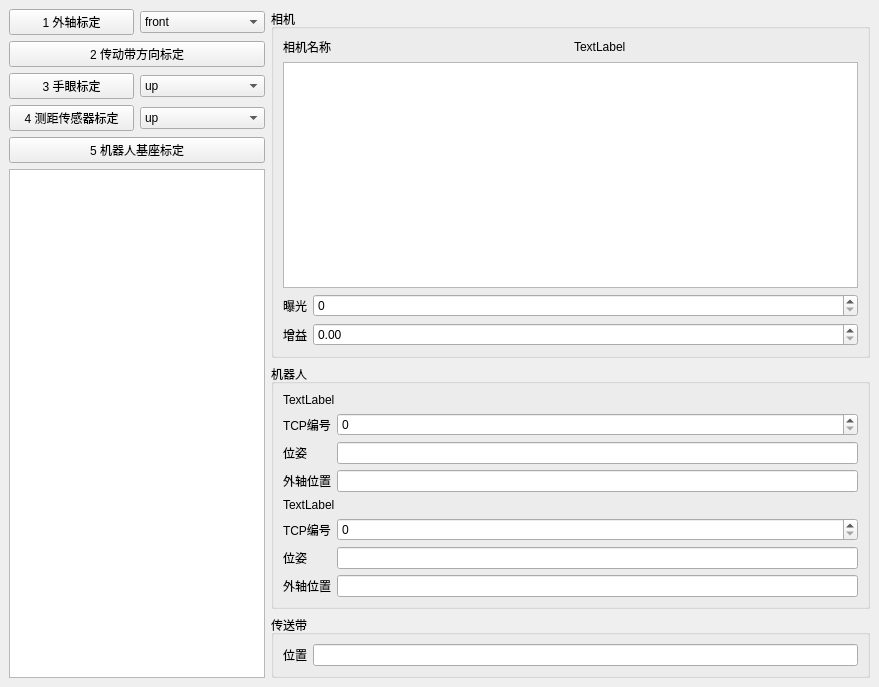
<?xml version="1.0" encoding="UTF-8"?>
<ui version="4.0">
 <class>calibrationform</class>
 <widget class="QMainWindow" name="calibrationform">
  <property name="geometry">
   <rect>
    <x>0</x>
    <y>0</y>
    <width>879</width>
    <height>687</height>
   </rect>
  </property>
  <property name="sizePolicy">
   <sizepolicy hsizetype="Expanding" vsizetype="Expanding">
    <horstretch>0</horstretch>
    <verstretch>0</verstretch>
   </sizepolicy>
  </property>
  <property name="windowTitle">
   <string>标定</string>
  </property>
  <widget class="QWidget" name="centralwidget">
   <property name="sizePolicy">
    <sizepolicy hsizetype="Expanding" vsizetype="Expanding">
     <horstretch>0</horstretch>
     <verstretch>0</verstretch>
    </sizepolicy>
   </property>
   <property name="minimumSize">
    <size>
     <width>0</width>
     <height>0</height>
    </size>
   </property>
   <layout class="QHBoxLayout" name="horizontalLayout">
    <item>
     <layout class="QVBoxLayout" name="verticalLayout">
      <property name="sizeConstraint">
       <enum>QLayout::SetFixedSize</enum>
      </property>
      <item>
       <layout class="QGridLayout" name="gridLayout">
        <item row="0" column="0">
         <widget class="QPushButton" name="btn_caliExtraAxis">
          <property name="sizePolicy">
           <sizepolicy hsizetype="Preferred" vsizetype="Fixed">
            <horstretch>0</horstretch>
            <verstretch>0</verstretch>
           </sizepolicy>
          </property>
          <property name="baseSize">
           <size>
            <width>500</width>
            <height>0</height>
           </size>
          </property>
          <property name="text">
           <string>1 外轴标定</string>
          </property>
         </widget>
        </item>
        <item row="0" column="1">
         <widget class="QComboBox" name="comboBox_extraAxisType">
          <property name="autoFillBackground">
           <bool>false</bool>
          </property>
          <property name="editable">
           <bool>false</bool>
          </property>
          <item>
           <property name="text">
            <string>front</string>
           </property>
          </item>
          <item>
           <property name="text">
            <string>back</string>
           </property>
          </item>
         </widget>
        </item>
       </layout>
      </item>
      <item>
       <widget class="QPushButton" name="btn_caliBeltDirection">
        <property name="sizePolicy">
         <sizepolicy hsizetype="Preferred" vsizetype="Fixed">
          <horstretch>0</horstretch>
          <verstretch>0</verstretch>
         </sizepolicy>
        </property>
        <property name="text">
         <string>2 传动带方向标定</string>
        </property>
       </widget>
      </item>
      <item>
       <layout class="QGridLayout" name="gridLayout_3">
        <item row="0" column="0">
         <widget class="QPushButton" name="btn_caliHandEye">
          <property name="sizePolicy">
           <sizepolicy hsizetype="Preferred" vsizetype="Fixed">
            <horstretch>0</horstretch>
            <verstretch>0</verstretch>
           </sizepolicy>
          </property>
          <property name="text">
           <string>3 手眼标定</string>
          </property>
         </widget>
        </item>
        <item row="0" column="1">
         <widget class="QComboBox" name="comboBox_cameraType">
          <item>
           <property name="text">
            <string>up</string>
           </property>
          </item>
          <item>
           <property name="text">
            <string>down</string>
           </property>
          </item>
         </widget>
        </item>
       </layout>
      </item>
      <item>
       <layout class="QGridLayout" name="gridLayout_2">
        <item row="0" column="0">
         <widget class="QPushButton" name="btn_caliSensor">
          <property name="sizePolicy">
           <sizepolicy hsizetype="Preferred" vsizetype="Fixed">
            <horstretch>0</horstretch>
            <verstretch>0</verstretch>
           </sizepolicy>
          </property>
          <property name="text">
           <string>4 测距传感器标定</string>
          </property>
         </widget>
        </item>
        <item row="0" column="1">
         <widget class="QComboBox" name="comboBox_sensorType">
          <item>
           <property name="text">
            <string>up</string>
           </property>
          </item>
          <item>
           <property name="text">
            <string>down</string>
           </property>
          </item>
         </widget>
        </item>
       </layout>
      </item>
      <item>
       <widget class="QPushButton" name="btn_caliStation">
        <property name="sizePolicy">
         <sizepolicy hsizetype="Preferred" vsizetype="Fixed">
          <horstretch>0</horstretch>
          <verstretch>0</verstretch>
         </sizepolicy>
        </property>
        <property name="text">
         <string>5 机器人基座标定</string>
        </property>
       </widget>
      </item>
      <item>
       <widget class="QTreeView" name="treeView">
        <property name="sizePolicy">
         <sizepolicy hsizetype="Fixed" vsizetype="Expanding">
          <horstretch>0</horstretch>
          <verstretch>0</verstretch>
         </sizepolicy>
        </property>
        <property name="minimumSize">
         <size>
          <width>0</width>
          <height>0</height>
         </size>
        </property>
        <property name="baseSize">
         <size>
          <width>0</width>
          <height>0</height>
         </size>
        </property>
       </widget>
      </item>
     </layout>
    </item>
    <item>
     <layout class="QVBoxLayout" name="verticalLayout_2">
      <item>
       <widget class="QGroupBox" name="groupBox">
        <property name="title">
         <string>相机</string>
        </property>
        <layout class="QVBoxLayout" name="verticalLayout_3">
         <item>
          <layout class="QHBoxLayout" name="horizontalLayout_2">
           <item>
            <widget class="QLabel" name="label">
             <property name="text">
              <string>相机名称</string>
             </property>
            </widget>
           </item>
           <item>
            <widget class="QLabel" name="label_2">
             <property name="text">
              <string>TextLabel</string>
             </property>
            </widget>
           </item>
          </layout>
         </item>
         <item>
          <widget class="QGraphicsView" name="graphicsView"/>
         </item>
         <item>
          <layout class="QFormLayout" name="formLayout_2">
           <item row="0" column="0">
            <widget class="QLabel" name="label_5">
             <property name="text">
              <string>曝光</string>
             </property>
            </widget>
           </item>
           <item row="1" column="0">
            <widget class="QLabel" name="label_6">
             <property name="text">
              <string>增益</string>
             </property>
            </widget>
           </item>
           <item row="1" column="1">
            <widget class="QDoubleSpinBox" name="doubleSpinBox"/>
           </item>
           <item row="0" column="1">
            <widget class="QSpinBox" name="spinBox_2"/>
           </item>
          </layout>
         </item>
        </layout>
       </widget>
      </item>
      <item>
       <widget class="QGroupBox" name="groupBox_2">
        <property name="title">
         <string>机器人</string>
        </property>
        <layout class="QVBoxLayout" name="verticalLayout_4">
         <item>
          <widget class="QLabel" name="label_4">
           <property name="text">
            <string>TextLabel</string>
           </property>
          </widget>
         </item>
         <item>
          <layout class="QFormLayout" name="formLayout">
           <item row="1" column="1">
            <widget class="QLineEdit" name="LineEdit_pose0">
             <property name="readOnly">
              <bool>true</bool>
             </property>
            </widget>
           </item>
           <item row="2" column="0">
            <widget class="QLabel" name="Label_2">
             <property name="text">
              <string>外轴位置</string>
             </property>
            </widget>
           </item>
           <item row="0" column="0">
            <widget class="QLabel" name="tCPLabel">
             <property name="text">
              <string>TCP编号</string>
             </property>
            </widget>
           </item>
           <item row="0" column="1">
            <widget class="QSpinBox" name="SpinBox_tcp0"/>
           </item>
           <item row="1" column="0">
            <widget class="QLabel" name="Label">
             <property name="text">
              <string>位姿</string>
             </property>
            </widget>
           </item>
           <item row="2" column="1">
            <widget class="QLineEdit" name="lineEdit_extraAxis0">
             <property name="readOnly">
              <bool>true</bool>
             </property>
            </widget>
           </item>
          </layout>
         </item>
         <item>
          <widget class="QLabel" name="label_3">
           <property name="text">
            <string>TextLabel</string>
           </property>
          </widget>
         </item>
         <item>
          <layout class="QFormLayout" name="formLayout_3">
           <item row="0" column="0">
            <widget class="QLabel" name="tCPLabel_2">
             <property name="text">
              <string>TCP编号</string>
             </property>
            </widget>
           </item>
           <item row="0" column="1">
            <widget class="QSpinBox" name="SpinBox_tcp_2"/>
           </item>
           <item row="1" column="0">
            <widget class="QLabel" name="Label_3">
             <property name="text">
              <string>位姿</string>
             </property>
            </widget>
           </item>
           <item row="1" column="1">
            <widget class="QLineEdit" name="LineEdit_2"/>
           </item>
           <item row="2" column="0">
            <widget class="QLabel" name="Label_4">
             <property name="text">
              <string>外轴位置</string>
             </property>
            </widget>
           </item>
           <item row="2" column="1">
            <widget class="QLineEdit" name="lineEdit_extraAxis1">
             <property name="readOnly">
              <bool>true</bool>
             </property>
            </widget>
           </item>
          </layout>
         </item>
        </layout>
       </widget>
      </item>
      <item>
       <widget class="QGroupBox" name="groupBox_3">
        <property name="title">
         <string>传送带</string>
        </property>
        <layout class="QFormLayout" name="formLayout_4">
         <item row="0" column="0">
          <widget class="QLabel" name="label_7">
           <property name="text">
            <string>位置</string>
           </property>
          </widget>
         </item>
         <item row="0" column="1">
          <widget class="QLineEdit" name="lineEdit_beltPosition"/>
         </item>
        </layout>
       </widget>
      </item>
     </layout>
    </item>
   </layout>
  </widget>
 </widget>
 <resources/>
 <connections/>
 <slots>
  <slot>onBtnCaliExtraAxisClicked()</slot>
 </slots>
</ui>
